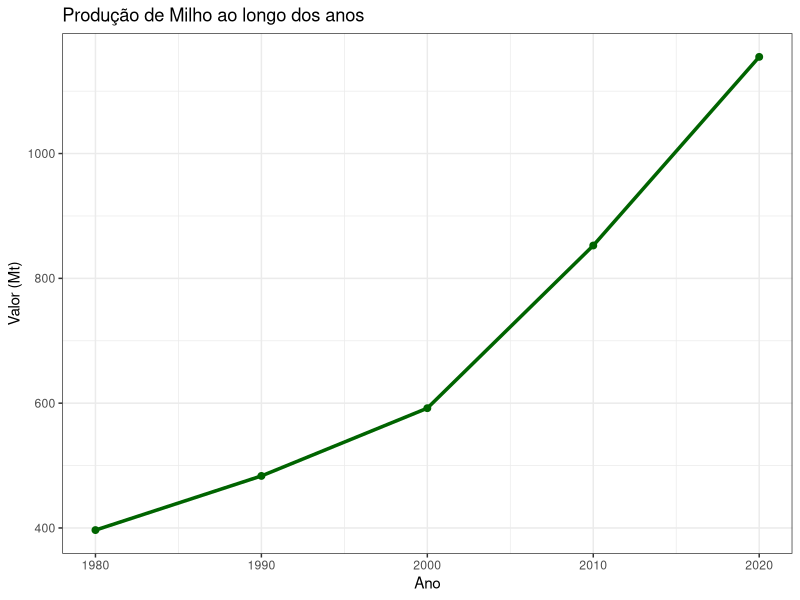
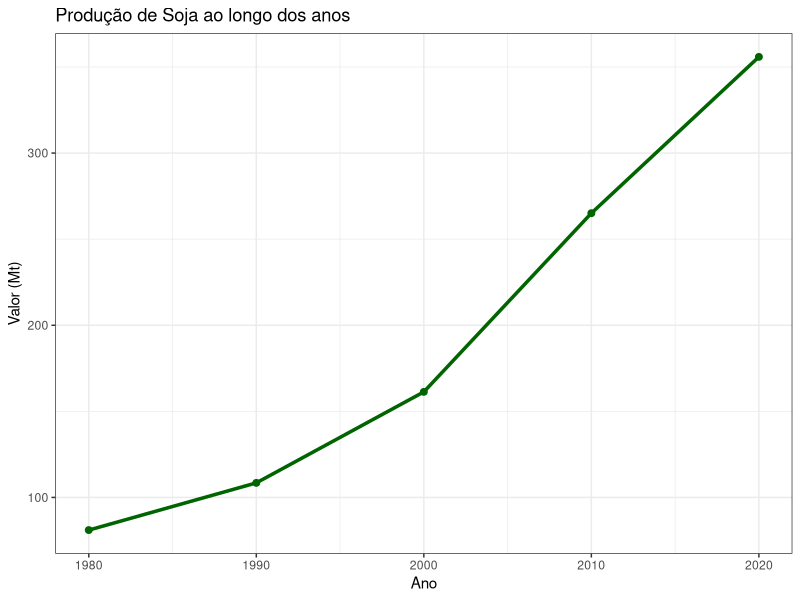
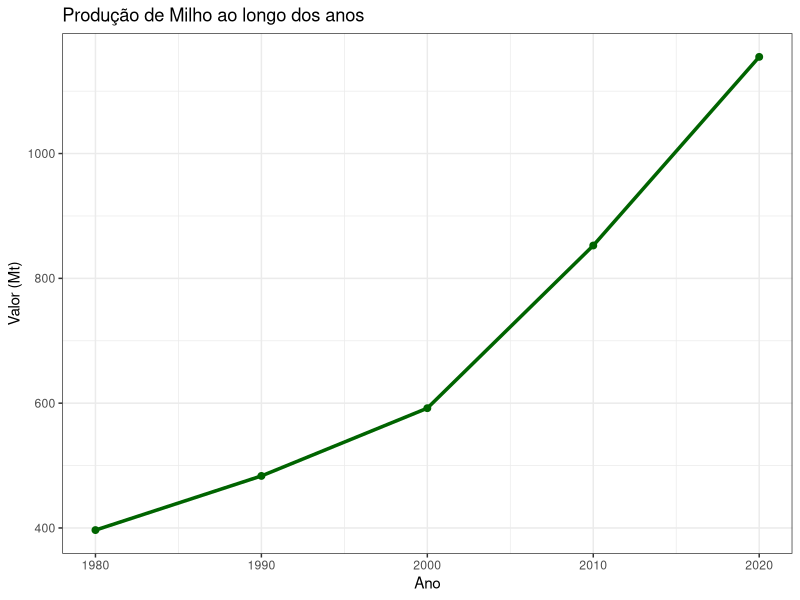
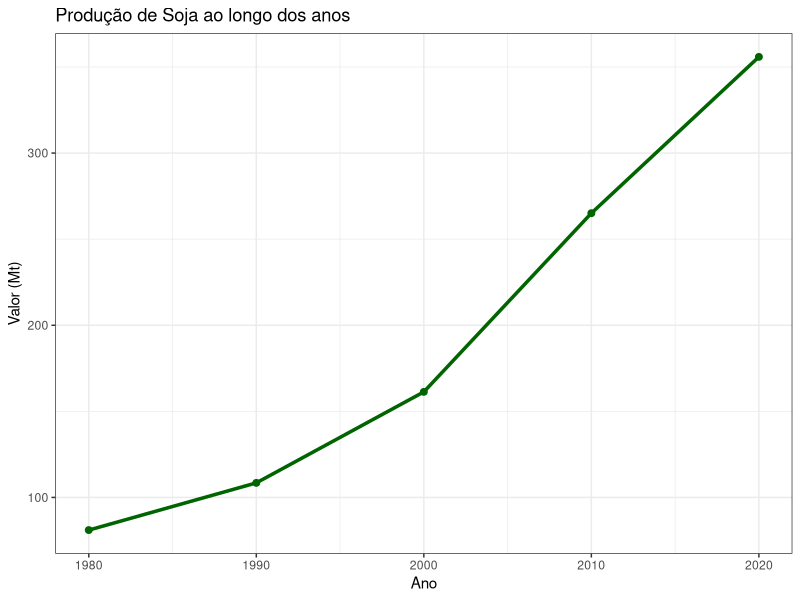

Write R code to recreate these figures, in order.
# Pacotes necessários
library(ggplot2)

# Criar pasta charts caso não exista
if (!dir.exists("output/charts")) {
  dir.create("output/charts")
}

# Ler os CSVs
dados_corn <- read.csv("output/csv/dados_corn.csv")
dados_soybeans <- read.csv("output/csv/dados_soybeans.csv")

plot_corn_1980_2000 <- ggplot(dados_corn, aes(x = Year, y = Value)) +
  geom_line(color = "darkgreen", size = 1.2) +
  geom_point(color = "darkgreen", size = 2) +
  labs(
    title = "Produção de Milho ao longo dos anos",
    x = "Ano",
    y = "Valor (Mt)"
  ) +
  theme_bw()


plot_soybean_1980_2000 <- ggplot(dados_soybeans, aes(x = Year, y = Value)) +
  geom_line(color = "darkgreen", size = 1.2) +
  geom_point(color = "darkgreen", size = 2) +
  labs(
    title = "Produção de Soja ao longo dos anos",
    x = "Ano",
    y = "Valor (Mt)"
  ) +
  theme_bw()

plot_corn_1980_2000
plot_soybean_1980_2000

# Salvar gráfico de Corn
ggsave("output\\charts\\grafico_corn.png", plot = plot_corn_1980_2000, width = 8, height = 5, dpi = 300)

# Salvar gráfico de Soybeans
ggsave("output\\charts\\grafico_soybeans.png", plot = plot_soybean_1980_2000, width = 8, height = 5, dpi = 300)
